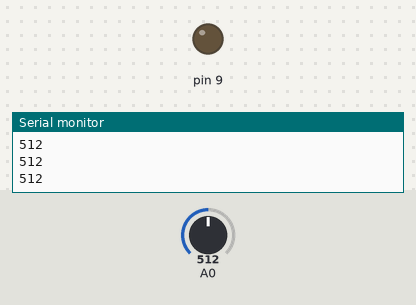
A sketch run on a simulated Arduino Uno, built with avr-gcc and run on an emulated ATmega328P. Parts: output pins drawn as LEDs (lit = HIGH), the last lines printed to the serial monitor. The test bench sets the inputs (shaded band); at power-on: A0 = 512.

Above: at 1.3 s.
1.4 s: A0 set to 413
2.9 s: A0 set to 389
At 3.4 s:
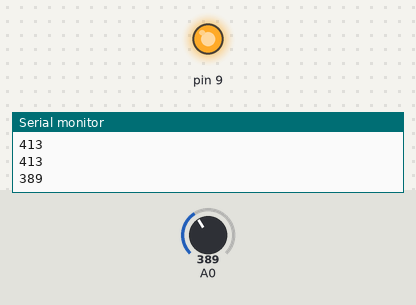
4.5 s: A0 set to 688
6.0 s: A0 set to 708
At 7.0 s:
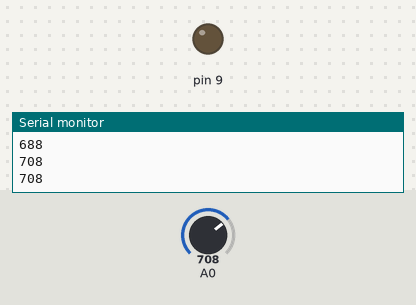
7.5 s: A0 set to 390
At 8.1 s:
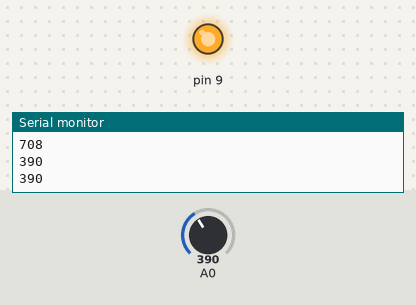
Timing chart, 0 to 10.0 s (numbered marks = the images above; inputs shaded):
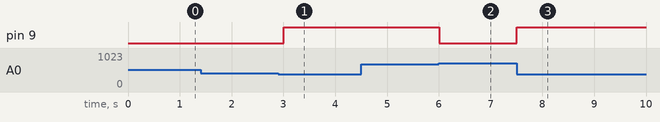

The sketch:

sersor_luz_rele.ino
```cpp
void setup()
{

 pinMode(9, OUTPUT);
 digitalWrite(9, LOW);
 Serial.begin(9600);
}
int sensorValue, activo;
void loop()
{

 sensorValue = analogRead(A0);
 Serial.println(sensorValue);

 if(sensorValue < 400)
 {
    digitalWrite(9, HIGH);
    activo = 1;

 }
 if(sensorValue > 700)
 {
    digitalWrite(9, LOW);
    activo = 1;

 }
delay(500);
}
```

Measured:
- the behaviour switches between 400 and 399 on A0 (found by bisection; images 0 and 1)
- the behaviour switches between 700 and 701 on A0 (found by bisection; images 1 and 2)
- after the input at 2.9 s, pin 9: LOW → HIGH after 0.10 s
- after the input at 6.0 s, pin 9: HIGH → LOW at once
- after the input at 7.5 s, pin 9: LOW → HIGH at once
